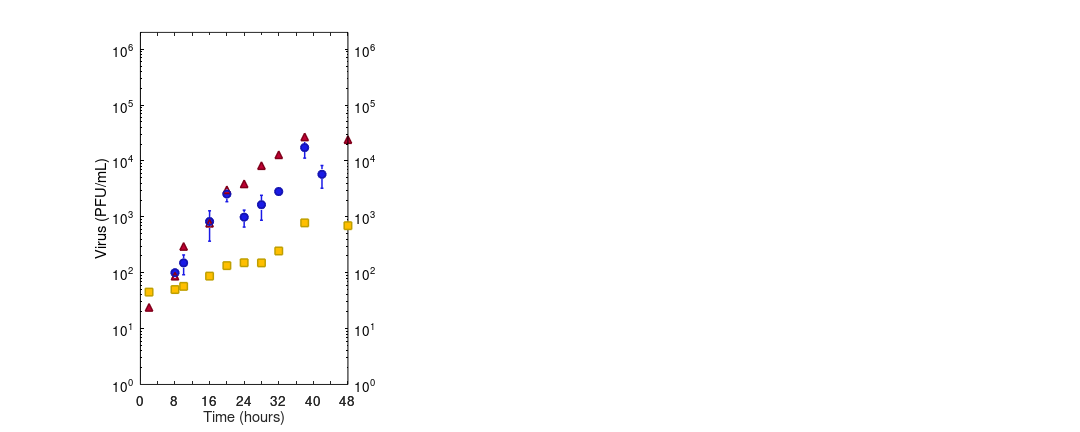

This figure's MATLAB source: (Note: this script raises an error after producing the figure.)
% Creates Data Plot

width = 20;
height = 8;

font_size = 18;
title_font_size = 24;
legend_font_size = 14;

fig = figure();

set(fig, 'PaperUnits', 'inches');
set(fig, 'PaperSize', [width height]);
set(fig, 'Units', 'inches');
set(fig, 'Position', [0 0 width height]);
set(fig, 'PaperPosition', [0 0 width height]);

% --- Avian Data ---
avt = [480, 600, 960, 1200, 1440, 1680, 1920,  2280, 2520]/60;
av  = [ 100, 150, 825, 2563, 988, 1650, 2838, 17375, 5775];
ave = [   0,  29, 229,  348, 166,  390,  112,  3062, 1261];

ait = [120, 480, 600, 960, 1200, 1440, 1680,  1920,  2280,  2880]/60;
ai  = [ 24,  87, 296, 770, 3048, 3901, 8261, 12935, 26970, 24120];

art = [120, 480, 600, 960, 1200, 1440, 1680, 1920, 2280, 2880]/60;
ar  = [ 45,  50,  57,  87,  134,  151,  150,  245,  780,  695];

% --- Seasonal Data ---
svt = [600,  720,  960,  1200,  1440,  1800,  2280,  2880]/60;
sv  = [ 20, 5846, 6900, 38500, 39738, 20238, 15138, 20453];
sve = [  0, 1676, 1578, 15695, 17271,  2992,  2886,  3837];

sit = [120,  480,  720,  960, 1200, 1440]/60;
si  = [391, 1723, 3462, 4618, 6807, 8164] - 300;

siit  = [1440, 1800, 2280, 2880]/60;
%sii   = [8164, 10200, 12913, 16306] - 300;
sii   = [8164, 8500, 8500, 8500] - 300;

srt = [120, 480, 720, 960, 1200, 1440, 1800, 2280, 2880]/60;
sr  = [  1,   1,   1,   2,    6,   16,   68,  239,  655];

% --- Swine Data ---24
wvt = [120,   720,   960,   1200,   1440,   1800,   2880]/60;
wv  = [ 20, 64620, 84053, 254587, 665559, 814586, 654773];
wve = [  0, 18294, 36080,  43752, 156340, 229980,  47662];

wit = [480,  720,  960,  1200,  1440,  1920,  2880]/60;
wi  = [ 75+1, 1835, 1349, 23458, 12073, 30700, 19814] - 75;

wrt = [480, 720,  960, 1200, 1440, 1920, 2880]/60;
wr  = [ 36,  55,   46,  150,   93,  380, 1224];

colors = [.75   0   .2 ;
          1    .75   0 ;
          .28  .625  0 ;
          .1   .1   .9 ;
          .5    0   .1 ;
          .75  .625  0 ;
          .2   .375  0 ;
          .075 .075 .7 ];

% --- Plot ---

% Avian
subplot(1, 3, 1)
[haxes, hline1, hline2] = plotyy(avt, av, art, ar, 'semilogy', 'semilogy');
hold on
hline3 = plot(ait, ai);
hline4 = errorbar(avt, av, ave*2, 'ob');
hold off

set(hline1, 'LineWidth', 2)
set(hline1, 'LineStyle', 'none')
set(hline1, 'Marker', 'o')
set(hline1, 'MarkerSize', 10)
set(hline1, 'Color', colors(4,:))
set(hline1, 'MarkerEdgeColor', colors(8,:))
set(hline1, 'MarkerFaceColor', colors(4,:))


set(hline2, 'LineWidth', 2)
set(hline2, 'LineStyle', 'none')
set(hline2, 'Marker', 's')
set(hline2, 'MarkerSize', 10)
set(hline2, 'Color', colors(2,:))
set(hline2, 'MarkerEdgeColor', colors(6,:))
set(hline2, 'MarkerFaceColor', colors(2,:))

set(hline3, 'LineWidth', 2)
set(hline3, 'LineStyle', 'none')
set(hline3, 'Marker', '^')
set(hline3, 'MarkerSize', 10)
set(hline3, 'Color', colors(1,:))
set(hline3, 'MarkerEdgeColor', colors(5,:))
set(hline3, 'MarkerFaceColor', colors(1,:))

%set(hline4, 'LineWidth', 2)
%set(hline4, 'LineStyle', '--')
%set(hline4, 'Color', colors(1,:))
set(hline4, 'LineWidth', 2)
set(hline4, 'LineStyle', 'none')
set(hline4, 'Marker', 'o')
set(hline4, 'MarkerSize', 10)
set(hline4, 'Color', colors(4,:))
set(hline4, 'MarkerEdgeColor', colors(8,:))
set(hline4, 'MarkerFaceColor', colors(4,:))

% set(hline5, 'LineWidth', 2)
% set(hline5, 'LineStyle', '--')
% set(hline5, 'Color', colors(2,:))

axes(haxes(1))
set(haxes(1), 'FontSize', font_size)
%set(haxes(1), 'FontWeight', 'bold')
set(haxes(1), 'YColor', 'k')
set(haxes(1), 'YLim', [1 2e6])
set(haxes(1), 'YTick', [1 10 100 1000 10000 100000 1000000])
set(haxes(1), 'XLim', [0 48])
set(haxes(1), 'XTick', 0:4:48)
set(haxes(1), 'XTickLabel', {'0', '', '8', '', '16', '', '24', '', '32', '', '40', '', '48'})
xlabel('Time (hours)')
ylabel('Virus (PFU/mL)')

axes(haxes(2))
set(haxes(2), 'FontSize', font_size)
%set(haxes(2), 'FontWeight', 'bold')
set(haxes(2), 'YColor', 'k')
set(haxes(2), 'YLim', [1 2e6])
set(haxes(2), 'YTick', [1 10 100 1000 10000 100000 1000000])
set(haxes(2), 'XLim', [0 48])
set(haxes(2), 'XTick', 0:4:48)
set(haxes(2), 'XTickLabel', {'0', '', '8', '', '16', '', '24', '', '32', '', '40', '', '48'})
%ylabel('Chemokine (pg/mL)')

lhandle = legend([hline1 hline3 hline2], 'Virus', 'IP-10', 'RANTES', 4);
set(lhandle, 'Color', 'w')
set(lhandle, 'FontSize', legend_font_size);

title('aH5N1 Influenza', 'FontSize', title_font_size)

% Seasonal
subplot(1, 3, 2)
[haxes, hline2, hline1] = plotyy(srt, sr, svt, sv, 'semilogy', 'semilogy');
hold on
hline4 = plot(siit, sii);
hline3 = plot(sit, si);
hline5 = errorbar(svt, sv, sve*2, 'ob');
hold off

set(hline1, 'LineWidth', 2)
set(hline1, 'LineStyle', 'none')
set(hline1, 'Marker', 'o')
set(hline1, 'MarkerSize', 10)
set(hline1, 'Color', 'b')
set(hline1, 'MarkerEdgeColor', colors(8,:))
set(hline1, 'MarkerFaceColor', colors(4,:))

set(hline2, 'LineWidth', 2)
set(hline2, 'LineStyle', 'none')
set(hline2, 'Marker', 's')
set(hline2, 'MarkerSize', 10)
set(hline2, 'Color', colors(2,:))
set(hline2, 'MarkerEdgeColor', colors(6,:))
set(hline2, 'MarkerFaceColor', colors(2,:))


set(hline3, 'LineWidth', 2)
set(hline3, 'LineStyle', 'none')
set(hline3, 'Marker', '^')
set(hline3, 'MarkerSize', 10)
set(hline3, 'Color', 'r')
set(hline3, 'MarkerEdgeColor', [.5 0 0])
set(hline3, 'MarkerFaceColor', 'r')

set(hline4, 'LineWidth', 2)
set(hline4, 'LineStyle', 'none')
set(hline4, 'Marker', '^')
set(hline4, 'MarkerSize', 10)
set(hline4, 'Color', colors(1,:))

% set(hline5, 'LineWidth', 2)
% set(hline5, 'LineStyle', '--')
% set(hline5, 'Color', colors(1,:))
set(hline5, 'LineWidth', 2)
set(hline5, 'LineStyle', 'none')
set(hline5, 'Marker', 'o')
set(hline5, 'MarkerSize', 10)
set(hline5, 'Color', 'b')
set(hline5, 'MarkerEdgeColor', colors(8,:))
set(hline5, 'MarkerFaceColor', colors(4,:))
% 
% set(hline6, 'LineWidth', 2)
% set(hline6, 'LineStyle', '--')
% set(hline6, 'Color', colors(2,:))

axes(haxes(1))
set(haxes(1), 'FontSize', font_size)
%set(haxes(1), 'FontWeight', 'bold')
set(haxes(1), 'YColor', 'k')
set(haxes(1), 'YLim', [1 2e6])
set(haxes(1), 'YTick', [1 10 100 1000 10000 100000 1000000])
set(haxes(1), 'XLim', [0 48])
set(haxes(1), 'XTick', 0:4:48)
set(haxes(1), 'XTickLabel', {'0', '', '8', '', '16', '', '24', '', '32', '', '40', '', '48'})
xlabel('Time (hours)')
%ylabel('Virus (PFU/mL)')

axes(haxes(2))
set(haxes(2), 'FontSize', font_size)
%set(haxes(2), 'FontWeight', 'bold')
set(haxes(2), 'YColor', 'k')
set(haxes(2), 'YLim', [1 2e6])
set(haxes(2), 'YTick', [1 10 100 1000 10000 100000 1000000])
set(haxes(2), 'XLim', [0 48])
set(haxes(2), 'XTick', 0:4:48)
set(haxes(2), 'XTickLabel', {'0', '', '8', '', '16', '', '24', '', '32', '', '40', '', '48'})
%ylabel('Chemokine (pg/mL)')

%lhandle = legend([hline1 hline3 hline2], 'Virus', 'IP-10', 'RANTES', 4);
%set(lhandle, 'Color', 'w')

title('sH1N1 Influenza', 'FontSize', title_font_size)

% Swine
subplot(1, 3, 3)

[haxes, hline1, hline2] = plotyy(wvt, wv, wrt, wr, 'semilogy', 'semilogy');
hold on
hline3 = plot(wit, wi);
hline4 = errorbar(wvt, wv, wve*2, 'ob');
hold off

set(hline1, 'LineWidth', 2)
set(hline1, 'LineStyle', 'none')
set(hline1, 'Marker', 'o')
set(hline1, 'MarkerSize', 10)
set(hline1, 'Color', colors(4,:))
set(hline1, 'MarkerEdgeColor', colors(8,:))
set(hline1, 'MarkerFaceColor', colors(4,:))

set(hline2, 'LineWidth', 2)
set(hline2, 'LineStyle', 'none')
set(hline2, 'Marker', 's')
set(hline2, 'MarkerSize', 10)
set(hline2, 'Color', colors(2,:))
set(hline2, 'MarkerEdgeColor', colors(6,:))
set(hline2, 'MarkerFaceColor', colors(2,:))

set(hline3, 'LineWidth', 2)
set(hline3, 'LineStyle', 'none')
set(hline3, 'Marker', '^')
set(hline3, 'MarkerSize', 10)
set(hline3, 'Color', colors(1,:))
set(hline3, 'MarkerEdgeColor', colors(5,:))
set(hline3, 'MarkerFaceColor', colors(1,:))

% set(hline4, 'LineWidth', 2)
% set(hline4, 'LineStyle', '--')
% set(hline4, 'Color', colors(1,:))
set(hline4, 'LineWidth', 2)
set(hline4, 'LineStyle', 'none')
set(hline4, 'Marker', 'o')
set(hline4, 'MarkerSize', 10)
set(hline4, 'Color', colors(4,:))
set(hline4, 'MarkerEdgeColor', colors(8,:))
set(hline4, 'MarkerFaceColor', colors(4,:))
% 
% set(hline5, 'LineWidth', 2)
% set(hline5, 'LineStyle', '--')
% set(hline5, 'Color', colors(2,:))

axes(haxes(1))
set(haxes(1), 'FontSize', font_size)
%set(haxes(1), 'FontWeight', 'bold')
set(haxes(1), 'YColor', 'k')
set(haxes(1), 'YLim', [1 2e6])
set(haxes(1), 'YTick', [1 10 100 1000 10000 100000 1000000])
set(haxes(1), 'XLim', [0 48])
set(haxes(1), 'XTick', 0:4:48)
set(haxes(1), 'XTickLabel', {'0', '', '8', '', '16', '', '24', '', '32', '', '40', '', '48'})
xlabel('Time (hours)')
%ylabel('Virus (PFU/mL)')

axes(haxes(2))
set(haxes(2), 'FontSize', font_size)
%set(haxes(2), 'FontWeight', 'bold')
set(haxes(2), 'YColor', 'k')
set(haxes(2), 'YLim', [1 2e6])
set(haxes(2), 'YTick', [1 10 100 1000 10000 100000 1000000])
set(haxes(2), 'XLim', [0 48])
set(haxes(2), 'XTick', 0:4:48)
set(haxes(2), 'XTickLabel', {'0', '', '8', '', '16', '', '24', '', '32', '', '40', '', '48'})
ylabel('Chemokine (pg/mL)')

%lhandle = legend([hline1 hline3 hline2], 'Virus', 'IP-10', 'RANTES', 4);
%set(lhandle, 'Color', 'w')

title('pH1N1 Influenza', 'FontSize', title_font_size)

% print('-depsc2', '-loose', '/nfs/adaptive/drew/chemokine/paper/figures/Figure_3.eps');
